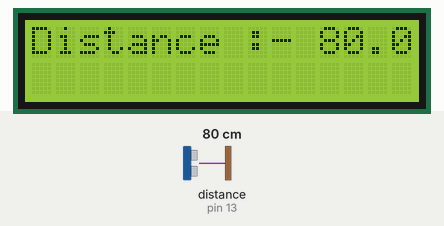
Simulated run of this sketch. Board: Arduino Uno, built with avr-gcc and run on an emulated ATmega328P. Parts: 16×2 character LCD. The inputs (shaded band) are chosen by the test bench; at power-on: distance to the obstacle (sensor on pin 13) 80 cm. The echo pulse lasts 58.3 µs per cm.

Above: at 1.2 s.
1.3 s: distance to the obstacle (sensor on pin 13) set to 2 cm
At 2.9 s:
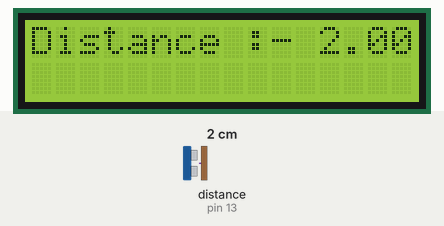
3.6 s: distance to the obstacle (sensor on pin 13) set to 4 cm
At 4.5 s:
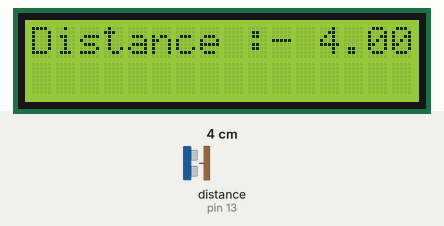
5.6 s: distance to the obstacle (sensor on pin 13) set to 9 cm
At 7.2 s:
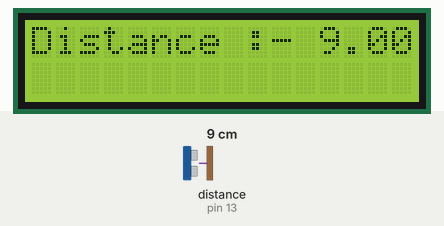
Timing chart, 0 to 8.7 s (numbered marks = the images above; inputs shaded):
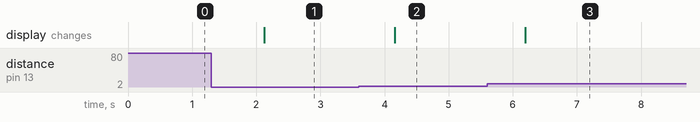

Measured:
- after the input at 1.3 s, the display: changes after 0.82 s (image 1)
- after the input at 3.6 s, the display: changes after 0.56 s (image 2)
- after the input at 5.6 s, the display: changes after 0.59 s (image 3)

The sketch:

test.ino
```cpp
#include<UltraDistSensor.h>
#include <Wire.h>
#include <LiquidCrystal_I2C.h>

LiquidCrystal_I2C lcd(0x27,16,2);

UltraDistSensor mysensor;
float reading;

void setup() {
    lcd.init();                      // initialize the lcd
    lcd.backlight();
    Serial.begin(9600);
    mysensor.attach(12,13);//Trigger pin , Echo pin
}

void loop() {
    reading=mysensor.distanceInCm();
     lcd.setCursor(0,0);
     lcd.print("Distance :- ");
      lcd.print(reading);


    delay(1000);
}
```
